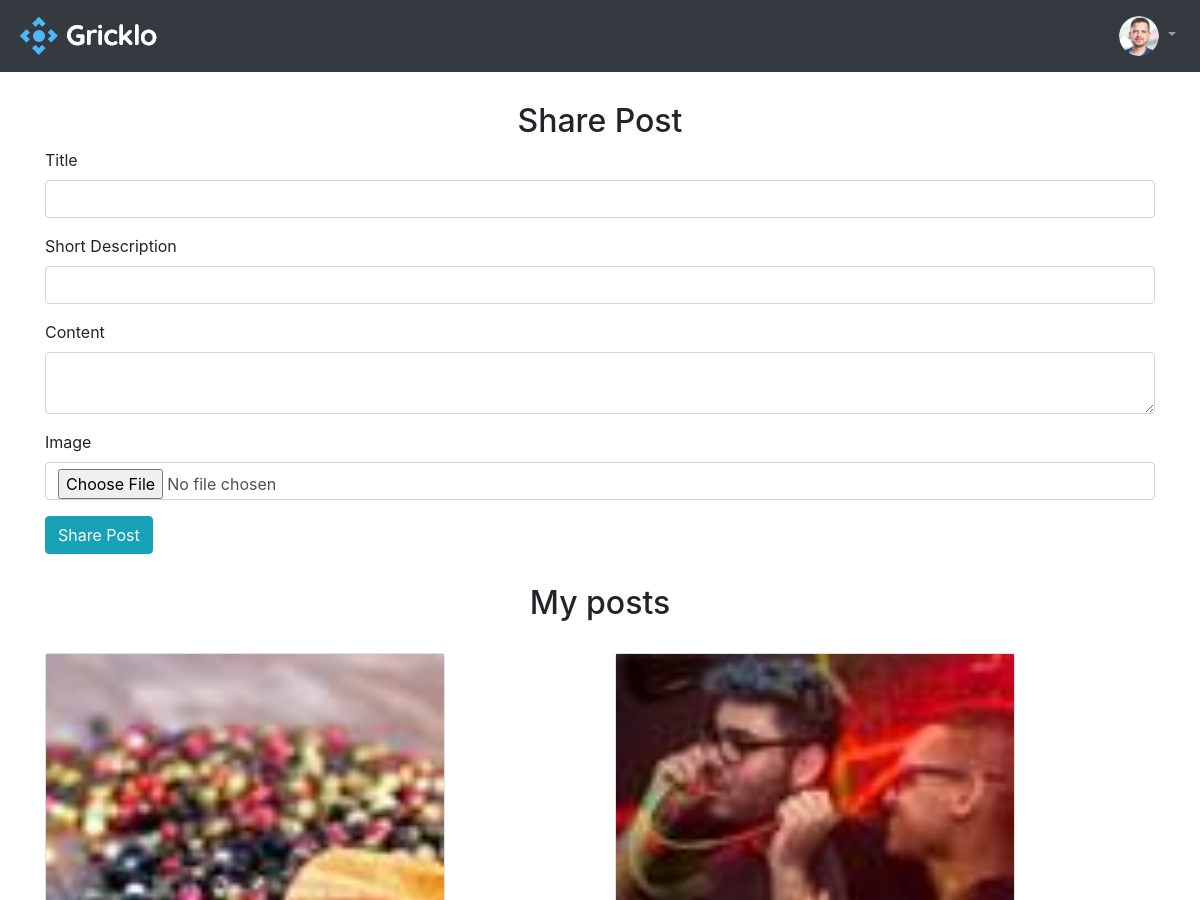
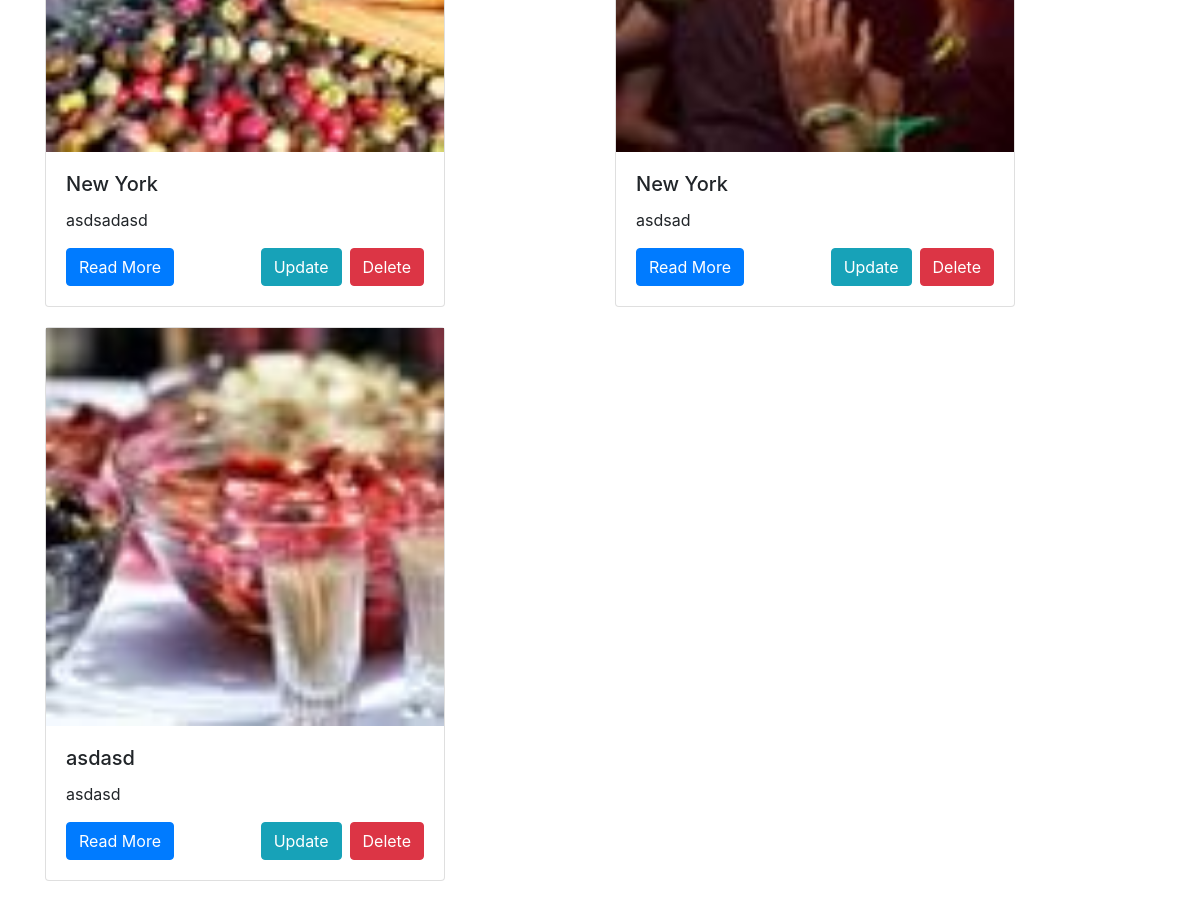
Page /account (signed in) on the committed database (2 pictures, top to bottom).
### gricklo/models.py (models this page shows, shortened)
class User(db.Model, UserMixin):
    __tablename__ = "user"
    id = db.Column(db.Integer, primary_key=True)
    name = db.Column(db.String(20),nullable=False)
    email = db.Column(db.String(25), unique=True, nullable=False)
    password = db.Column(db.String(25), unique=True, nullable=False)
    image = db.Column(db.String(20),default='/static/uploads/user.png')
    orders = db.relationship('Order',backref='owners',lazy=True, cascade="all,delete")
    comments =db.relationship('Comment',backref='authors',lazy=True, cascade="all,delete")
    user_post = db.relationship('UserPost',backref='users',lazy=True, cascade="all,delete")

class UserPost(db.Model, UserMixin):
    __tablename__ = "userpost"
    id = db.Column(db.Integer, primary_key=True)
    title = db.Column(db.String(50),nullable=False)
    short_description = db.Column(db.String(50),nullable=False)
    blog_posted = db.Column(db.DateTime, default=datetime.utcnow)
    content = db.Column(db.String(50),nullable=False)
    image = db.Column(db.String(20), default = "default.png")
    user =db.Column(db.Integer, db.ForeignKey("user.id"),nullable=False)

### gricklo/controlers.py (the view, shortened to what this page needs)
@app.route("/account", methods=["GET","POST"])
@login_required
def account():
    user_posts = UserPost.query.filter_by(user=current_user.name)
    form = UserPostForm()
    return render_template("account.html" , form=form , user_posts=user_posts)

### gricklo/forms.py
class UserPostForm(FlaskForm):
    title = StringField("Title", validators=[DataRequired()])
    short_description = StringField("Short Description",validators=[DataRequired()])
    content= TextAreaField("Content", validators=[DataRequired()])
    image = FileField("Image")
    submit = SubmitField("Share Post")

### gricklo/models.py (called while the page is built)
@login_manager.user_loader
def load_user(user_id):
    return User.query.get(user_id)

### gricklo/templates/account.html (shortened to what this page needs)
<!doctype html>
<html lang="en">
  <head>
    <link rel="stylesheet" href="https://cdn.jsdelivr.net/npm/bootstrap@4.6.0/dist/css/bootstrap.min.css">
    <link rel="stylesheet" href="https://cdnjs.cloudflare.com/ajax/libs/font-awesome/5.15.3/css/all.min.css">
    <link rel="stylesheet" href="{{url_for('static',filename='css/account.css')}}">
  </head>
  <body >
    <header>
      <nav class="navbar navbar-dark bg-dark navbar-expand-sm ">
      <a class="navbar-brand" href="{{ url_for('index') }}">
        <img src="{{ url_for('static',filename='img/logo.png') }}">
      </a>
      <div class="collapse navbar-collapse justify-content-end" id="navbar-list-4">
        <ul class="navbar-nav ">
          {% if current_user.is_authenticated %}
            <li class="nav-item dropdown">
                  <a class="nav-link dropdown-toggle" href="#" id="navbarDropdownMenuLink" role="button" data-toggle="dropdown" aria-haspopup="true" aria-expanded="false">
                      <img src="/static/uploads/{{current_user.image}}" width="40" height="40" class="rounded-circle">
                  </a>
                      {% else %}
                      <a class="dropdown-item" href="{{url_for('login')}}">Log In</a>
                      <a class="dropdown-item" href="{{url_for('signup')}}">Register</a>
                  </div>
                  {% endif %}
              </li>
        </ul>
      </div>
      </nav>
    </header>
    <main>
      <div class="container">
        <div class="row">
          <div class="col-sm">
            <h2 style="text-align: center;margin-top: 30px;">Share Post</h2>
              <form action="" method="post" enctype="multipart/form-data">
                  <div class="form-group">
                      {{form.title.label(class=" ")}}
                      {{form.title(class='form-control')}}
                  </div>
                  <div class="form-group">
                      {{form.short_description.label(class=" ")}}
                      {{form.short_description(class='form-control')}}
                  </div>
                  <div class="form-group">
                      {{form.content.label(class="")}}
                      {{form.content(class='form-control')}}
                  </div>
                  <div class="form-group">
                      {{form.image.label(class="")}}
                      {{form.image(class='form-control')}}
                  </div>
                  <div class="form-group">
                      {{form.submit(class='btn btn-info')}}
                  </div>
              </form>
              <h2 class="" style="margin: 30px;text-align: center;">My posts</h2>
              <div class="row">
                {% for user_post in user_posts %}
              <div class="col-sm">
              <div class="card" style="margin-bottom: 20px; width: 400px;">
                <img src="/static/uploads/{{user_post.image}}" class="" alt="..." width="autoo">
                <div class="card-body">
                  <h5 class="card-title">{{user_post.title}}</h5>
                  <p class="card-text">{{user_post.short_description}}</p>
                  <a href="#" class="btn btn-primary">Read More</a>
                  <a href="{{url_for('post_delete', id=user_post.id)}}" class="btn btn-danger float-right " onclick="return confirm('Are you sure to delete?')" >Delete</a>
                  <a href="{{url_for('post_edit', id=user_post.id)}}"  class="btn btn-info float-right mr-2">Update</a>
                </div>
              </div>
              </div>
              {% endfor %}
              </div>
          </div>
        </div>
      </div>
    </main>
  </body>
</html>

### rows in the picture
User: image (picture)
UserPost: image (picture), title "New York", short_description "asdsadasd"
UserPost: image (picture), title "New York", short_description "asdsad"
UserPost: image (picture), title "asdasd", short_description "asdasd"
